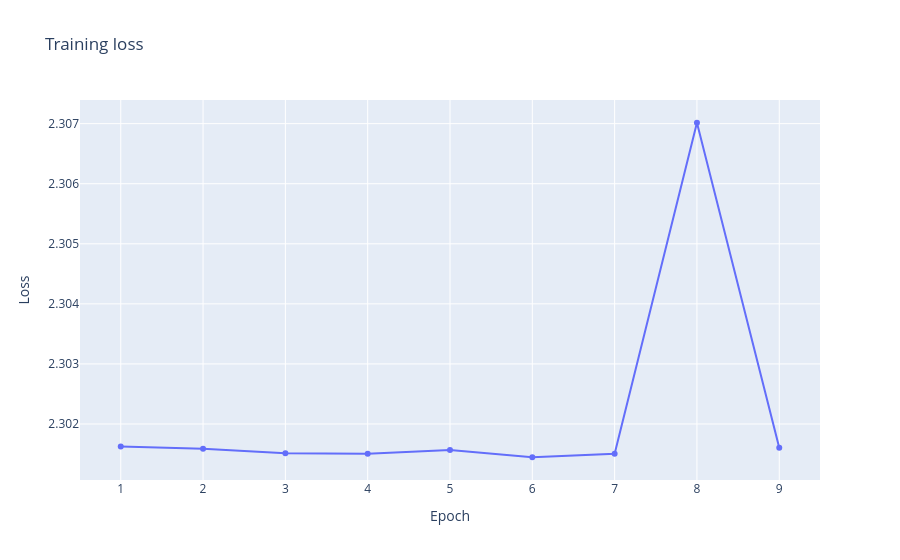
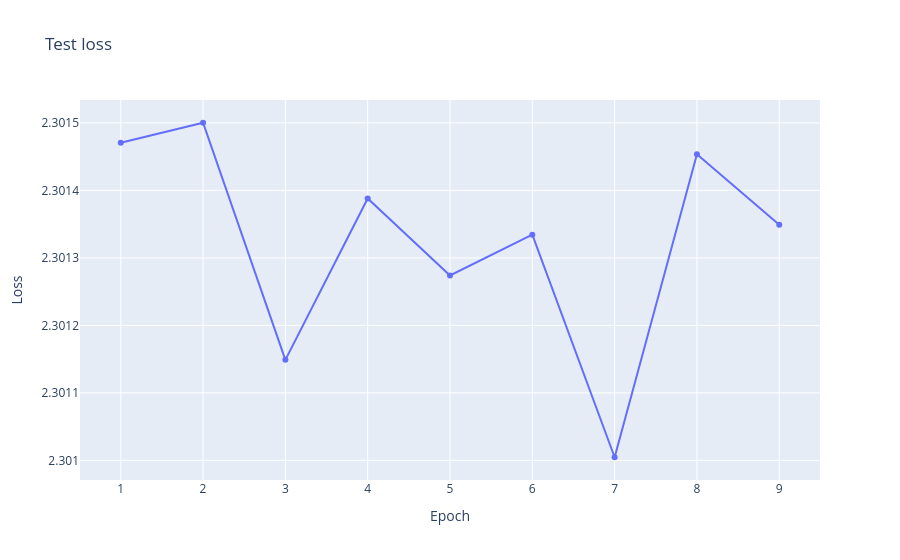

Notebook cell for these charts, in order:
### Code cell
# visualise training and testing data over time

epochs = np.arange(1, hyperparams["num_epochs"]+1)
train_fig = go.Figure()
for hidden_conv_layer, train_loss in train_losses.items():
    train_fig.add_trace(go.Scatter(x=epochs, y=train_loss, mode='lines+markers', name=str(hidden_conv_layer)))

train_fig.update_layout(title="Training loss",
                  xaxis_title="Epoch",
                  yaxis_title="Loss",
                  legend_title="Hidden conv layers"
                  )
train_fig.show()

test_fig = go.Figure()
for hidden_conv_layer, test_loss in test_losses.items():
    test_fig.add_trace(go.Scatter(x=epochs, y=test_loss, mode='lines+markers', name=str(hidden_conv_layer)))

test_fig.update_layout(title="Test loss",
                  xaxis_title="Epoch",
                  yaxis_title="Loss",
                  legend_title="Hidden conv layers",
                  )
test_fig.show()

### Figure 1 — Plotly figure (JSON) as saved in the notebook; plotly's stock layout.template omitted (floating-point values rounded to 4 significant figures)
{"data": [{"mode": "lines+markers", "name": "8", "type": "scatter", "x": [1, 2, 3, 4, 5, 6, 7, 8, 9, 10], "y": [2.302, 2.302, 2.302, 2.302, 2.302, 2.301, 2.302, 2.307, 2.302]}], "layout": {"legend": {"title": {"text": "Hidden conv layers"}}, "title": {"text": "Training loss"}, "xaxis": {"title": {"text": "Epoch"}}, "yaxis": {"title": {"text": "Loss"}}}}

### Figure 2 — Plotly figure (JSON) as saved in the notebook; plotly's stock layout.template omitted (floating-point values rounded to 4 significant figures)
{"data": [{"mode": "lines+markers", "name": "8", "type": "scatter", "x": [1, 2, 3, 4, 5, 6, 7, 8, 9, 10], "y": [2.301, 2.302, 2.301, 2.301, 2.301, 2.301, 2.301, 2.301, 2.301]}], "layout": {"legend": {"title": {"text": "Hidden conv layers"}}, "title": {"text": "Test loss"}, "xaxis": {"title": {"text": "Epoch"}}, "yaxis": {"title": {"text": "Loss"}}}}
